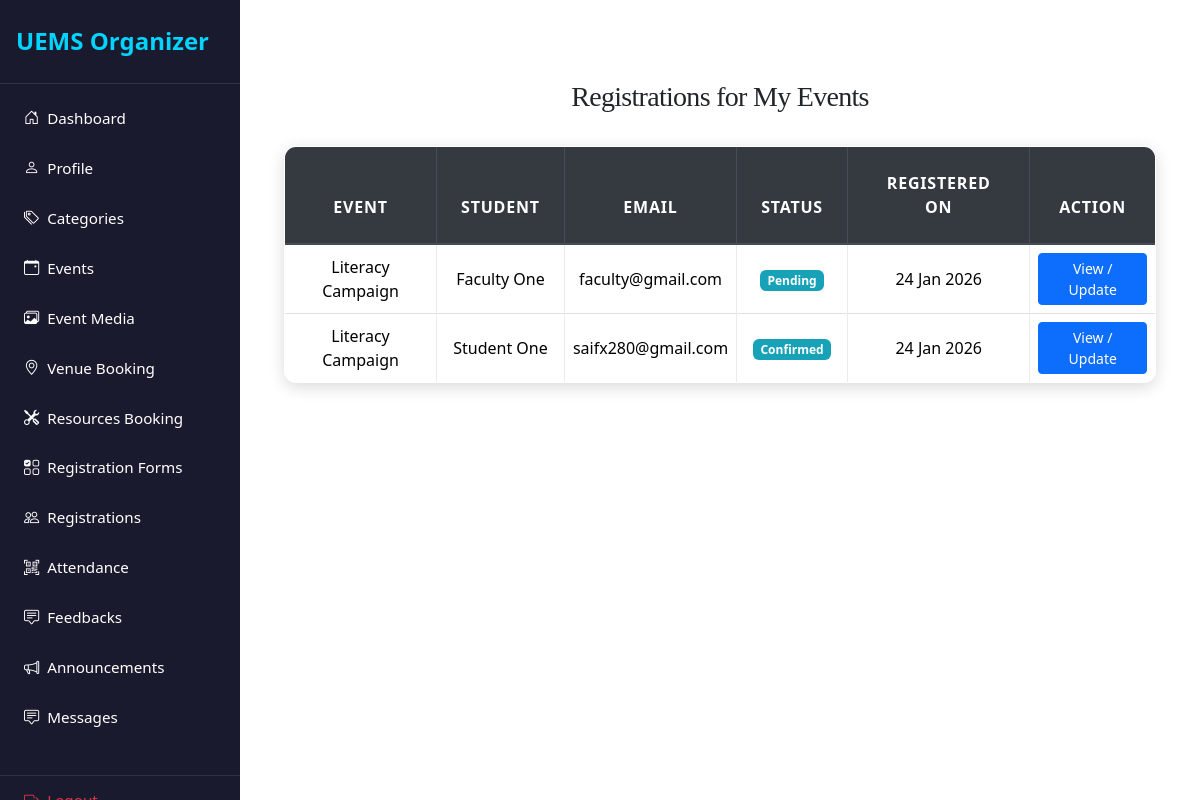
The app's page /organizer/event_registrations.php (signed in) with its own data.
### tables this page shows
CREATE TABLE `event_registrations` (
  `id` int(11) NOT NULL,
  `event_id` int(11) NOT NULL,
  `user_id` int(11) NOT NULL,
  `status` enum('pending','confirmed','waitlisted','cancelled','attended','no_show') DEFAULT 'pending',
  `qr_code_token` varchar(64) DEFAULT NULL,
  `cancellation_reason` text DEFAULT NULL,
  `registered_at` timestamp NOT NULL DEFAULT current_timestamp()
);

CREATE TABLE `events` (
  `event_id` int(11) NOT NULL,
  `title` varchar(255) NOT NULL,
  `description` text NOT NULL,
  `organizer_id` int(11) NOT NULL,
  `category_id` int(11) DEFAULT NULL,
  `event_type` enum('one_time','recurring') DEFAULT 'one_time',
  `start_datetime` datetime NOT NULL,
  `end_datetime` datetime NOT NULL,
  `capacity` int(11) DEFAULT 0,
  `registration_deadline` datetime DEFAULT NULL,
  `status` enum('pending','approved','rejected','cancelled','completed') DEFAULT 'pending',
  `banner_image` varchar(255) DEFAULT NULL,
  `created_at` datetime DEFAULT current_timestamp(),
  `updated_at` datetime DEFAULT current_timestamp() ON UPDATE current_timestamp()
);

CREATE TABLE `users` (
  `id` int(11) NOT NULL,
  `role` enum('Student','Faculty','Event Organizer') NOT NULL,
  `department` varchar(100) NOT NULL,
  `first_name` varchar(100) NOT NULL,
  `last_name` varchar(100) NOT NULL,
  `email` varchar(150) NOT NULL,
  `password_hash` varchar(255) NOT NULL,
  `phone` varchar(20) DEFAULT NULL,
  `profile_image` varchar(255) DEFAULT NULL,
  `system_notifications` tinyint(1) DEFAULT 1,
  `status` enum('pending','active','suspended') DEFAULT 'pending',
  `created_at` timestamp NOT NULL DEFAULT current_timestamp(),
  `updated_at` timestamp NOT NULL DEFAULT current_timestamp() ON UPDATE current_timestamp()
);

### organizer/event_registrations.php (the view, shortened to what this page needs)
<?php
include('config.php');
$organizer_id = $_SESSION['user_id'];
$sql = "
SELECT
    er.id                AS registration_id,
    er.status            AS registration_status,
    er.cancellation_reason,
    er.registered_at,
    u.first_name,
    u.last_name,
    u.email,
    e.title              AS event_title,
    e.event_id
FROM event_registrations er
INNER JOIN events e ON er.event_id = e.event_id
INNER JOIN users u  ON er.user_id = u.id
WHERE e.organizer_id = ?
ORDER BY er.registered_at DESC
";
$stmt = $conn->prepare($sql);
$stmt->bind_param("i", $organizer_id);
$stmt->execute();
$result = $stmt->get_result();
?>
<!DOCTYPE html>
<html>
<head>
    <link rel="stylesheet" href="https://maxcdn.bootstrapcdn.com/bootstrap/4.5.2/css/bootstrap.min.css">
    <link rel="stylesheet" href="../css/style.css">
</head>
<body>
<?php include('navbar.php'); ?>
    <div id="content">
<div class="container mt-5">
    <h3 class="mb-4">Registrations for My Events</h3>
    <table class="table table-bordered table-hover">
        <thead class="thead-dark">
        <tr>
            <th>Event</th>
            <th>Student</th>
            <th>Email</th>
            <th>Status</th>
            <th>Registered On</th>
            <th>Action</th>
        </tr>
        </thead>
        <tbody>
        <?php if ($result->num_rows > 0): ?>
            <?php while ($row = $result->fetch_assoc()): ?>
                <tr>
                    <td><?= htmlspecialchars($row['event_title']); ?></td>
                    <td><?= htmlspecialchars($row['first_name'].' '.$row['last_name']); ?></td>
                    <td><?= htmlspecialchars($row['email']); ?></td>
                    <td>
                        <span class="badge badge-info">
                            <?= ucfirst($row['registration_status']); ?>
                        </span>
                    </td>
                    <td><?= date("d M Y", strtotime($row['registered_at'])); ?></td>
                    <td>
                        <button class="btn btn-sm btn-primary"
                                data-toggle="modal"
                                data-target="#regModal<?= $row['registration_id']; ?>">
                            View / Update
                        </button>
                    </td>
                </tr>
            <?php endwhile; ?>
        <?php else: ?>
            <tr>
                <td colspan="6" class="text-center">No registrations found.</td>
            </tr>
        <?php endif; ?>
        </tbody>
    </table>
</div>
</body>
</html>

### css/style.css (style rules this page uses)
:root { --primary: #007bff; --secondary: #6c757d; --success: #28a745; --info: #17a2b8; --warning: #ffc107; --danger: #dc3545; --light: #f8f9fa; --dark: #2d3436; --accent: #ff6f61; --highlight: #6f42c1; --shadow: rgba(0, 0, 0, 0.15); --transition: all 0.3s ease-in-out; }
body { font-family: 'Inter', 'Segoe UI', Tahoma, Geneva, Verdana, sans-serif; background: linear-gradient(135deg, var(--light) 0%, #e0e7ff 100%); color: var(--dark); line-height: 1.8; margin: 0; padding: 0; min-height: 100vh; font-size: 16px; }
h1, h2, h3, h4 { text-align: center; margin: 2.5rem 0; font-family: 'Georgia', 'Times New Roman', serif; color: var(--dark); font-weight: 700; letter-spacing: -0.025em; }
h3 { font-size: 1.75rem; }
.container { max-width: 1200px; margin: 0 auto 3rem; padding: 0 1.5rem; }
.table { width: 100%; border-collapse: collapse; margin: 2rem 0; font-size: 1rem; background-color: #ffffff; border-radius: 12px; overflow: hidden; box-shadow: 0 4px 16px var(--shadow); transition: var(--transition); }
.table th, .table td { padding: 1.25rem; border: 1px solid #e9ecef; text-align: center; vertical-align: middle; }
.table thead th { background-color: rgb(0, 0, 0); color: white; font-weight: 600; text-transform: uppercase; letter-spacing: 0.05em; padding: 1.5rem; }
.table tbody tr { transition: var(--transition); }
.table tbody tr:nth-child(odd) { background-color: var(--light); }
.btn-primary { background-color: var(--primary); color: #fff; border: none; border-radius: 8px; padding: 0.75rem 1.5rem; font-size: 1rem; font-weight: 500; cursor: pointer; transition: var(--transition); display: inline-flex; align-items: center; justify-content: center; }

### organizer/navbar.php (style rules this page uses)
* { margin: 0; padding: 0; box-sizing: border-box; }
body { min-height: 100vh; display: flex; font-family: 'Segoe UI', Tahoma, Geneva, Verdana, sans-serif; background-color: #f5f5f5; }
#content { margin-left: 240px; flex: 1; padding: 2rem; background: #ffffff; min-height: 100vh; }

### records on screen
event_registrations: event.title "Literacy Campaign", user.last_name "Faculty One", user.email "faculty@gmail.com", status "Pending", registered_at "24 Jan 2026"
event_registrations: event.title "Literacy Campaign", user.last_name "Student One", user.email "saifx280@gmail.com", status "Confirmed", registered_at "24 Jan 2026"
